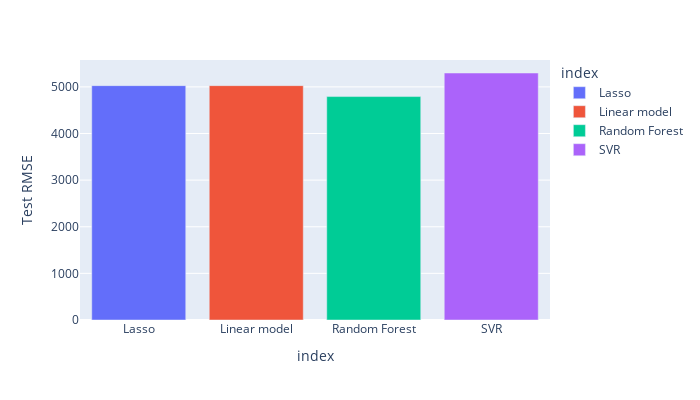

Source (notebook cell):
### Markdown cell above
######   Choosen method's logic:
Initially we started building our model using linear regression.
However a linear model is not appropriate for data that is not linear, it also suffers from multi-colinearity.
Lasso regression helps in reducing overfitting but and in feature selection by setting coefficients with high values to zero.
Random forests address the problem of overfitting.
They use ensemble learning methods for regression by constructing several Decision trees during training and outputs the mean of the classes as the prediction of all the trees.

### Code cell
#plot a graph of our model performance

px.bar(Model_Performance, y =Model_Performance['Test RMSE'],
       color = Model_Performance.index, width =700, height=400)

### Figure 1 — Plotly figure (JSON) as saved in the notebook; plotly's stock layout.template omitted (floating-point values rounded to 4 significant figures)
{"data": [{"alignmentgroup": "True", "hovertemplate": "index=%{x}<br>Test RMSE=%{y}<extra></extra>", "legendgroup": "Lasso", "marker": {"color": "#636efa", "pattern": {"shape": ""}}, "name": "Lasso", "offsetgroup": "Lasso", "orientation": "v", "showlegend": true, "textposition": "auto", "type": "bar", "x": ["Lasso"], "xaxis": "x", "y": [5027.0], "yaxis": "y"}, {"alignmentgroup": "True", "hovertemplate": "index=%{x}<br>Test RMSE=%{y}<extra></extra>", "legendgroup": "Linear model", "marker": {"color": "#EF553B", "pattern": {"shape": ""}}, "name": "Linear model", "offsetgroup": "Linear model", "orientation": "v", "showlegend": true, "textposition": "auto", "type": "bar", "x": ["Linear model"], "xaxis": "x", "y": [5027.0], "yaxis": "y"}, {"alignmentgroup": "True", "hovertemplate": "index=%{x}<br>Test RMSE=%{y}<extra></extra>", "legendgroup": "Random Forest", "marker": {"color": "#00cc96", "pattern": {"shape": ""}}, "name": "Random Forest", "offsetgroup": "Random Forest", "orientation": "v", "showlegend": true, "textposition": "auto", "type": "bar", "x": ["Random Forest"], "xaxis": "x", "y": [4792.0], "yaxis": "y"}, {"alignmentgroup": "True", "hovertemplate": "index=%{x}<br>Test RMSE=%{y}<extra></extra>", "legendgroup": "SVR", "marker": {"color": "#ab63fa", "pattern": {"shape": ""}}, "name": "SVR", "offsetgroup": "SVR", "orientation": "v", "showlegend": true, "textposition": "auto", "type": "bar", "x": ["SVR"], "xaxis": "x", "y": [5297.0], "yaxis": "y"}], "layout": {"barmode": "relative", "height": 400, "legend": {"title": {"text": "index"}, "tracegroupgap": 0}, "margin": {"t": 60}, "width": 700, "xaxis": {"anchor": "y", "categoryarray": ["Lasso", "Linear model", "Random Forest", "SVR"], "categoryorder": "array", "domain": [0, 1], "title": {"text": "index"}}, "yaxis": {"anchor": "x", "domain": [0, 1], "title": {"text": "Test RMSE"}}}}
